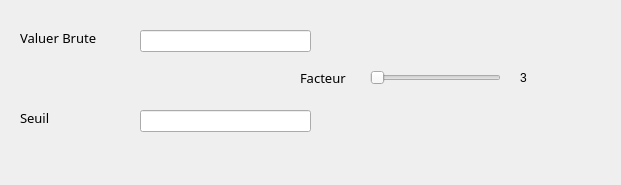
         <widget class="QWidget" name="page_9">
          <property name="geometry">
           <rect>
            <x>0</x>
            <y>0</y>
            <width>621</width>
            <height>185</height>
           </rect>
          </property>
          <attribute name="label">
           <string>Hospitalité</string>
          </attribute>
          <widget class="QLineEdit" name="lineEdit_18">
           <property name="geometry">
            <rect>
             <x>140</x>
             <y>30</y>
             <width>171</width>
             <height>22</height>
            </rect>
           </property>
          </widget>
          <widget class="QLabel" name="label_35">
           <property name="geometry">
            <rect>
             <x>20</x>
             <y>30</y>
             <width>101</width>
             <height>16</height>
            </rect>
           </property>
           <property name="font">
            <font>
             <family>Uni Sans Book</family>
             <pointsize>10</pointsize>
             <weight>50</weight>
             <italic>false</italic>
             <bold>false</bold>
            </font>
           </property>
           <property name="styleSheet">
            <string notr="true">font: 10pt &quot;Uni Sans Book&quot;;</string>
           </property>
           <property name="text">
            <string>Valuer Brute</string>
           </property>
          </widget>
          <widget class="QLabel" name="label_36">
           <property name="geometry">
            <rect>
             <x>20</x>
             <y>110</y>
             <width>101</width>
             <height>16</height>
            </rect>
           </property>
           <property name="font">
            <font>
             <family>Uni Sans Book</family>
             <pointsize>10</pointsize>
             <weight>50</weight>
             <italic>false</italic>
             <bold>false</bold>
            </font>
           </property>
           <property name="styleSheet">
            <string notr="true">font: 10pt &quot;Uni Sans Book&quot;;</string>
           </property>
           <property name="text">
            <string>Seuil</string>
           </property>
          </widget>
          <widget class="QLineEdit" name="lineEdit_19">
           <property name="geometry">
            <rect>
             <x>140</x>
             <y>110</y>
             <width>171</width>
             <height>22</height>
            </rect>
           </property>
          </widget>
          <widget class="QLabel" name="label_37">
           <property name="geometry">
            <rect>
             <x>300</x>
             <y>70</y>
             <width>51</width>
             <height>16</height>
            </rect>
           </property>
           <property name="font">
            <font>
             <family>Uni Sans Book</family>
             <pointsize>10</pointsize>
             <weight>50</weight>
             <italic>false</italic>
             <bold>false</bold>
            </font>
           </property>
           <property name="styleSheet">
            <string notr="true">font: 10pt &quot;Uni Sans Book&quot;;</string>
           </property>
           <property name="text">
            <string>Facteur</string>
           </property>
          </widget>
          <widget class="QSlider" name="horizontalSlider_9">
           <property name="geometry">
            <rect>
             <x>370</x>
             <y>70</y>
             <width>131</width>
             <height>16</height>
            </rect>
           </property>
           <property name="orientation">
            <enum>Qt::Horizontal</enum>
           </property>
          </widget>
          <widget class="QLabel" name="label_38">
           <property name="geometry">
            <rect>
             <x>520</x>
             <y>70</y>
             <width>21</width>
             <height>16</height>
            </rect>
           </property>
           <property name="styleSheet">
            <string notr="true">font: 10pt &quot;Uni Sans Book&quot;;</string>
           </property>
           <property name="text">
            <string>3</string>
           </property>
          </widget>
         </widget>
